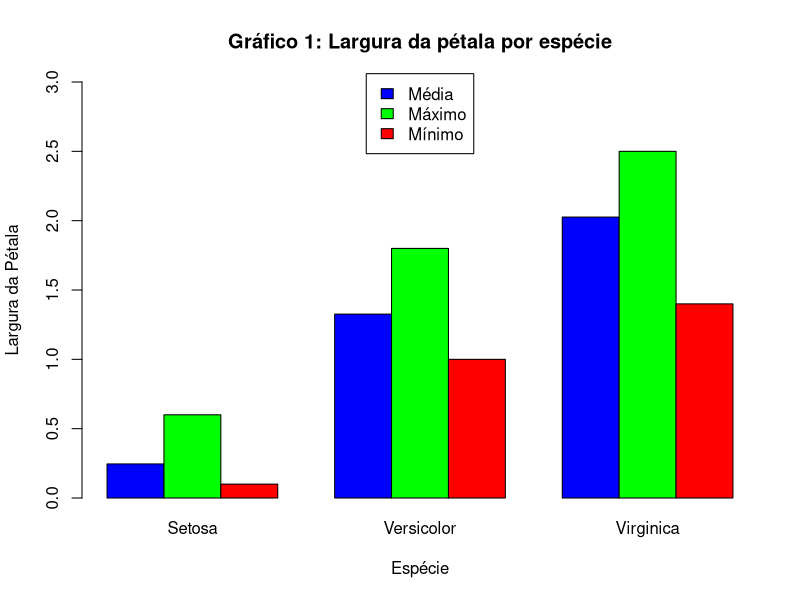

Generate this figure with R:
## ---- chunk 1

# Criando DataFrame
dados <- data.frame(
  Tipo = c("Pétala", "Setosa", "Versicolor", "Virginica"),
  Média = c(1.199, 0.246, 1.326, 2.026),
  Menor = c(0.100, 0.100, 1.000, 1.400),
  Maior = c(2.500, 0.600, 1.800, 2.500)
)

# Exibindo tabela
knitr::kable(dados, caption = "Largura de pétala e por espécie")
## ---- chunk 2
# Calculando a  média, o máximo e  o mínimo da largura da pétala
# por espécie e colocando em pétala

petala <- aggregate(Petal.Width ~ Species, data = iris, FUN = function(x) 
              c(mean = mean(x), max = max(x), min = min(x)))



# Criando gráfico de barras com valores da média, do máximo
# e do mínimo da largura da pétala por espécie

barplot_height <- t(petala[, -1])  # Ajustando a alturas das barras 
especies  <- c("Setosa", "Versicolor", "Virginica")


# Definindo ascores para média, máximo e mínimo

bar_colors <- c("blue", "green", "red")


# Criando o gráfico 
barplot(barplot_height, 
        beside = TRUE, 
        col = bar_colors,
        ylim = c(0, max(barplot_height) * 1.2), # Definindo limite no eixo y
        names.arg = especies,
        
        # Configurando a legenda no centro do grafico
        legend.text = c("Média", "Máximo", "Mínimo"),
        args.legend = list(x = "top", bty = "n+1", inset = c(0, -0.02)), 
        
        main = "Gráfico 1: Largura da pétala por espécie",
        ylab = "Largura da Pétala",
        xlab = "Espécie")

